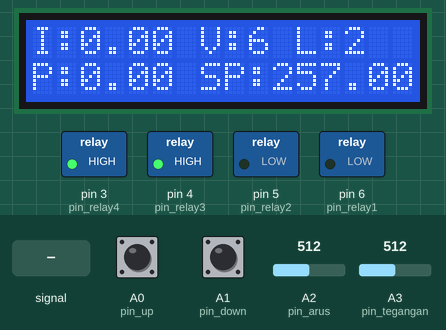
This sketch was run on a simulated Arduino Uno, built with avr-gcc and run on an emulated ATmega328P. Parts: 16×2 character LCD, switched loads named in the sketch (green lamp = pin HIGH). The inputs (shaded band) are chosen by the test bench; at power-on: A3 (pin_tegangan) = 512, A2 (pin_arus) = 512, A1 (pin_down) HIGH, A0 (pin_up) HIGH. EEPROM starts erased.

Above: at 5.3 s.
5.4 s: A2 (pin_arus) fed a 200 Hz sine of ±255 counts around its level
At 7.2 s:
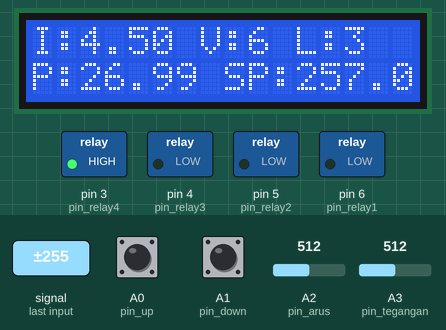
8.4 s: A3 (pin_tegangan) set to 533
At 9.2 s:
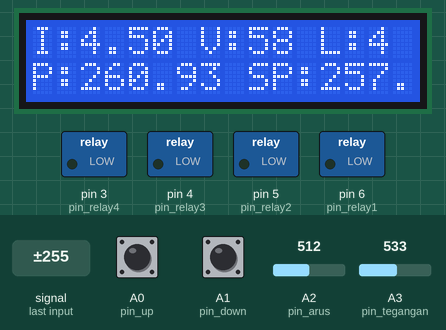
11.4 s: A2 (pin_arus) set to 716
At 14.0 s:
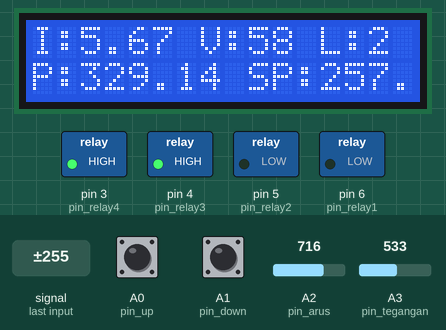
14.4 s: A3 (pin_tegangan) fed a 200 Hz sine of ±255 counts around its level
At 15.5 s:
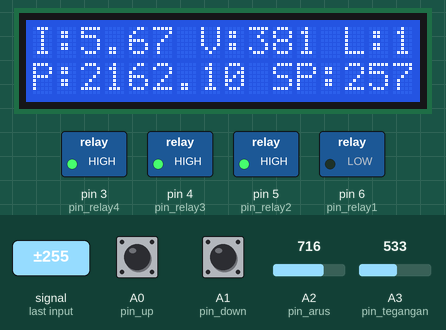
17.4 s: A1 (pin_down) pulled LOW for 3.2 s
At 20.8 s:
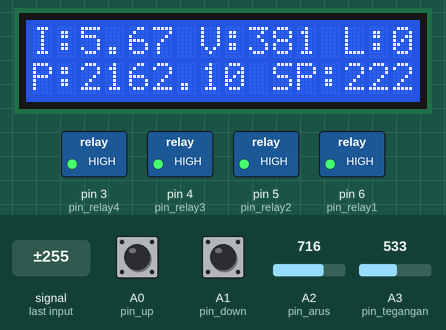
21.2 s: A3 (pin_tegangan) set to 511
At 22.3 s:
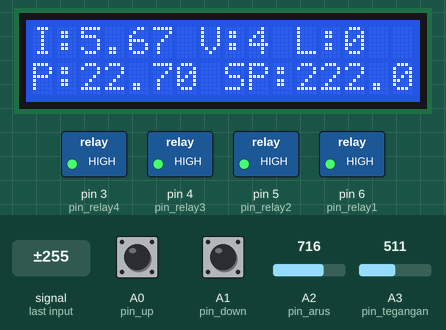
Timing chart, 0 to 24.9 s (numbered marks = the images above; inputs shaded):
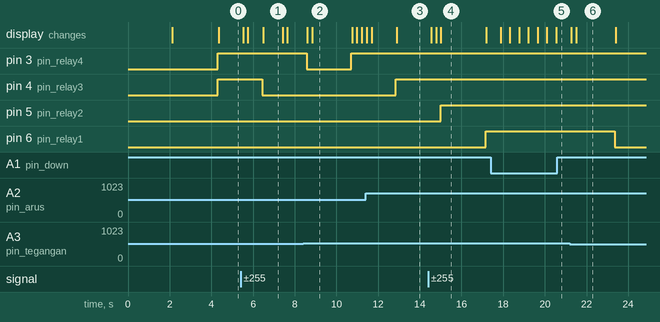

Measured:
- the behaviour switches between 532 and 533 on A3 (pin_tegangan) (found by bisection; images 1 and 2)
- after the input at 5.4 s, the display: first changes after 0.13 s (image 1 shows a later state)
- after the input at 17.4 s, the display: first changes after 0.48 s (image 5 shows a later state)
- after the input at 21.2 s, pin 6 (pin_relay1): HIGH → LOW after 2.2 s; the display: first differs from a run without the input after 0.30 s (image 6)
- what the display in image 1 shows lasts 0.9 s, from 6.5 s to 7.4 s
- what the display in image 2 shows lasts 2.0 s, from 8.8 s to 10.8 s
- what the display in image 4 shows lasts 2.2 s, from 15.0 s to 17.2 s

The sketch:

arduino_nolock.ino
```cpp
#include <Wire.h>
#include <LiquidCrystal_I2C.h>
#include <EEPROM.h>
#define addr_puluhan 0
#define addr_satuan 1

#define durasi 2
#define pin_relay1 6
#define pin_relay3 4
#define pin_relay2 5
#define pin_relay4 3
#define pin_up A0
#define pin_down A1
#define pin_arus A2
#define pin_tegangan A3
#define increament 5
#define max 80
#define min 0

#define relay1_on digitalWrite(pin_relay1,LOW)
#define relay1_off digitalWrite(pin_relay1,HIGH)

#define relay2_on digitalWrite(pin_relay2,LOW)
#define relay2_off digitalWrite(pin_relay2,HIGH)

#define relay3_on digitalWrite(pin_relay3,LOW)
#define relay3_off digitalWrite(pin_relay3,HIGH)

#define relay4_on digitalWrite(pin_relay4,LOW)
#define relay4_off digitalWrite(pin_relay4,HIGH)

#define up !digitalRead(pin_up)
#define down !digitalRead(pin_down)


double set_point=0;
double tegangan,arus;
double zero_arus;
double zero_tegangan;
int puluhan,satuan;

LiquidCrystal_I2C lcd(0x27, 16, 2);

bool sudah;

void setup()
{

Serial.begin(9600);
pinMode(pin_relay1,OUTPUT);
pinMode(pin_relay3,OUTPUT);
pinMode(pin_relay2,OUTPUT);
pinMode(pin_relay4,OUTPUT);

pinMode(pin_up,INPUT_PULLUP);
pinMode(pin_down,INPUT_PULLUP);


lcd.begin();
lcd.backlight();

zero_arus=analogRead(pin_arus);
zero_tegangan = 501 ; //analogRead(pin_tegangan);

lcd.clear();
lcd.setCursor(0,0);
lcd.print("Zero I:");
lcd.print(zero_arus);
lcd.setCursor(0,1);
lcd.print("Zero V:");
lcd.print(zero_tegangan);
lcd.print("  ");


delay(2000);
puluhan= EEPROM.read(addr_puluhan);
satuan = EEPROM.read(addr_satuan);

set_point = puluhan + (satuan/100);
lcd.clear();
lcd.setCursor(0,0);
lcd.print("Setpoint:");
lcd.setCursor(0,1);
lcd.print(set_point);
lcd.print("  ");
delay(2000);
}

void xloop(){
  lcd.setCursor(0,0);
  lcd.print("I:");
  lcd.print(arus);
  lcd.print(" V:");
  lcd.print(analogRead(pin_tegangan));
  lcd.print("  ");
  delay(200);
}

double daya;
int count=1;
long last_millis;

void loop(){
  tegangan =get_voltage(pin_tegangan);
  arus =get_current(pin_arus);
  if (up){
    set_point=set_point+increament;
    if (set_point>255){set_point=255;}
    puluhan = floor(set_point);
    satuan= (set_point-puluhan)*100;
    EEPROM.write(addr_puluhan,puluhan);
    EEPROM.write(addr_satuan,satuan);
    delay(200);
  }else if (down){
    set_point=set_point-increament;
    if (set_point<min){set_point=min;}
    puluhan = floor(set_point);
    satuan= (set_point-puluhan)*100;
    EEPROM.write(addr_puluhan,puluhan);
    EEPROM.write(addr_satuan,satuan);
    delay(200);
  }

  daya = arus*tegangan;

  if ((millis()-last_millis)>2000){
  if (daya<=set_point){
    count++;
  }else {
    count--;
  }
  if (count>4){count=4;}
  else if (count<0){count=0;}
  last_millis=millis();
  }

  if (count==0){
    relay1_off;
    relay2_off;
    relay3_off;
    relay4_off;
  }else if (count==1){
    relay1_on;
    relay2_off;
    relay3_off;
    relay4_off;
  }else if (count==2){
    relay1_on;
    relay2_on;
    relay3_off;
    relay4_off;
  }else if (count==3){
    relay1_on;
    relay2_on;
    relay3_on;
    relay4_off;
  }else if (count==4){
    relay1_on;
    relay2_on;
    relay3_on;
    relay4_on;
  }

  lcd.setCursor(0,0);
  lcd.print("I:");
  lcd.print(arus);
  lcd.print(" V:");
  lcd.print((int)tegangan);
  lcd.print(" L:");
  lcd.print(count);
  lcd.print("   ");


  lcd.setCursor(0,1);
  lcd.print("P:");
  lcd.print(daya);
  lcd.print(" SP:");
  lcd.print(set_point);
  lcd.print("   ");

}

int get_voltage(int ampPin){
  int sampleDuration = 100;
  int sampleCount = 0;
  unsigned long rSquaredSum = 0;
  int rawZero = zero_tegangan;
  uint32_t startTime = millis();
  while((millis()-startTime) < sampleDuration){
    int RawVoltageIn = analogRead(ampPin)- rawZero;
    rSquaredSum += abs(RawVoltageIn);
    sampleCount++;
  }
  rSquaredSum=rSquaredSum / sampleCount ;
  // y = 2,4653x - 20,575
  double voltage  = (2.4653*rSquaredSum) - 20.575;
  if (voltage<0){voltage=0;}
  return (int) voltage;
}

int absolute(int a){
  if (a<0){a=a*-1;}
  return a;
}

float get_current(int ampPin){
  int sampleDuration = 100;
  int sampleCount = 0;
  unsigned long rSquaredSum = 0;
  int rawZero = zero_arus;
  uint32_t startTime = millis();
  while((millis()-startTime) < sampleDuration){
    int RawCurrentIn = analogRead(ampPin) - rawZero;
    rSquaredSum += abs(RawCurrentIn);
    sampleCount++;
  }
  rSquaredSum = rSquaredSum / sampleCount;
  //y = 0,028x - 0,0372

    double current  = (0.028*rSquaredSum ) - 0.0372;
    if (current<0){current=0;}
  return current;
}
```
